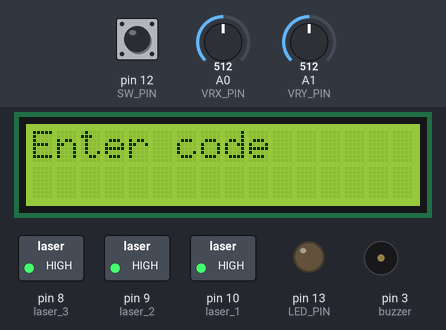
Bench run of a sketch on a simulated Arduino Uno, built with avr-gcc and run on an emulated ATmega328P. On the bench: 16×2 character LCD, switched loads named in the sketch (green lamp = pin HIGH), output pins drawn as LEDs (lit = HIGH), buzzer (waves = sounding). The inputs (shaded band) are chosen by the test bench; at power-on: A1 (VRY_PIN) = 512, A0 (VRX_PIN) = 512, pin 12 (SW_PIN) HIGH. What the sketch prints to the serial monitor is not drawn.

Above: at 1.3 s.
1.4 s: A1 (VRY_PIN) set to 375
2.9 s: A1 (VRY_PIN) set to 343
At 3.8 s:
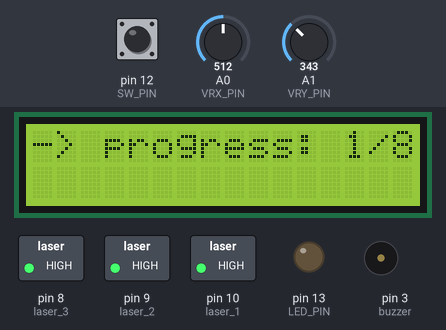
At 5.7 s:
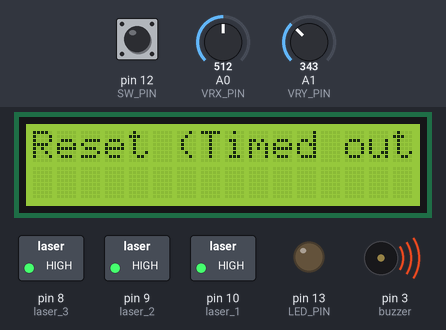
5.9 s: A0 (VRX_PIN) set to 667
7.4 s: A0 (VRX_PIN) set to 699
At 9.7 s:
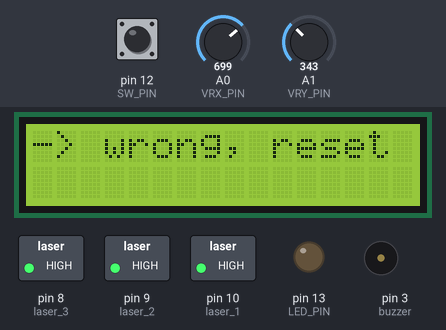
Timing chart, 0 to 10.8 s (numbered marks = the images above; inputs shaded):
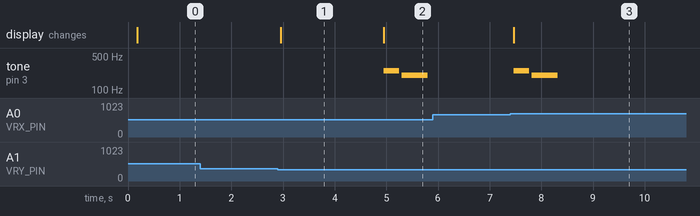

The sketch:

konami_code_joystick.ino
```cpp
// Konami Code detector: Up, Up, Down, Down, Left, Right, Left, Right
// Joystick: VRx -> A0, VRy -> A1
// (SW pin is optional here -- included as a manual "reset progress" button)
#include <LiquidCrystal_I2C.h>
#include <Wire.h>
LiquidCrystal_I2C lcd(0x27, 16, 2);
const int VRX_PIN = A0;
const int VRY_PIN = A1;
const int SW_PIN  = 12;
const int buzzer = 3;
const int laser_1 = 10;
const int laser_2 = 9;
const int laser_3 = 8;

const int LED_PIN = LED_BUILTIN; // flashes on a successful entry, no extra wiring needed

int joyCenterX = 512;
int joyCenterY = 512;
const int JOY_DEADZONE = 150;

const unsigned long INPUT_TIMEOUT_MS = 2000; // reset progress if you pause too long
const unsigned long DEBOUNCE_MS = 30;        // ignores tiny analog jitter near the threshold

enum Dir { DIR_NONE, DIR_UP, DIR_DOWN, DIR_LEFT, DIR_RIGHT };

const Dir KONAMI_SEQUENCE[] = {
  DIR_UP, DIR_UP, DIR_DOWN, DIR_DOWN, DIR_LEFT, DIR_RIGHT, DIR_LEFT, DIR_RIGHT
};
const int SEQUENCE_LEN = sizeof(KONAMI_SEQUENCE) / sizeof(KONAMI_SEQUENCE[0]);

int matchIndex = 0;
Dir lastDir = DIR_NONE;          // last direction we already counted as an "event"
Dir lastStableReading = DIR_NONE; // for simple debounce
unsigned long lastReadingChangeTime = 0;
unsigned long lastInputTime = 0;

void setup() {
  Serial.begin(9600);
  lcd.init();
  lcd.backlight();
  lcd.setCursor(0, 0);
  pinMode(SW_PIN, INPUT_PULLUP);
  pinMode(LED_PIN, OUTPUT);
  digitalWrite(LED_PIN, LOW);
  pinMode(buzzer, OUTPUT);
  pinMode(laser_1, OUTPUT);
  pinMode(laser_2, OUTPUT);
  pinMode(laser_3, OUTPUT);
  digitalWrite(laser_1, HIGH);
  digitalWrite(laser_2, HIGH);
  digitalWrite(laser_3, HIGH);


  calibrateJoystick();

  Serial.println("Konami code detector ready.");
  lcd.print("Enter code");
}

void loop() {
  // Manual reset button, handy for testing
  if (digitalRead(SW_PIN) == LOW) {
    resetProgress("Manual reset");
    delay(200); // crude debounce, fine for a reset button
  }

  Dir reading = readJoystickDirection();

  // Simple debounce: only trust a reading once it's held steady briefly
  if (reading != lastStableReading) {
    lastReadingChangeTime = millis();
    lastStableReading = reading;
  }
  bool stable = (millis() - lastReadingChangeTime) > DEBOUNCE_MS;

  if (stable && reading != lastDir) {
    lastDir = reading;
    if (reading != DIR_NONE) {
      onDirectionEntered(reading);
    }
  }

  // Timed out waiting for the next input in the sequence
  if (matchIndex > 0 && (millis() - lastInputTime) > INPUT_TIMEOUT_MS) {
    resetProgress("Timed out");
  }
}

Dir readJoystickDirection() {
  int rx = analogRead(VRX_PIN);
  int ry = analogRead(VRY_PIN);

  int dx = rx - joyCenterX;
  int dy = ry - joyCenterY;

  // If directions feel swapped/inverted on your hardware, swap rx/ry above,
  // or flip the comparison signs below.
  if (abs(dx) > abs(dy)) {
    if (dx > JOY_DEADZONE) return DIR_RIGHT;
    if (dx < -JOY_DEADZONE) return DIR_LEFT;
  } else {
    if (dy > JOY_DEADZONE) return DIR_DOWN;
    if (dy < -JOY_DEADZONE) return DIR_UP;
  }
  return DIR_NONE;
}
void IncorrectBuzzer() {
  tone(buzzer, 250, 300); // Play a low 250Hz tone for 300ms
  delay(350);                 // Wait for it to finish + a tiny pause

  tone(buzzer, 200, 500); // Play an even lower 200Hz tone for 500ms
  delay(500);
}
void SuccessSound() {
  // A rapid, cheerful rising chord (C5 -> E5 -> G5 -> C6)

  tone(buzzer, 523, 100);  // Play C5 for 100ms
  delay(120);                  // Wait for the note to finish + a tiny gap

  tone(buzzer, 659, 100);  // Play E5 for 100ms
  delay(120);

  tone(buzzer, 784, 100);  // Play G5 for 100ms
  delay(120);

  tone(buzzer, 1047, 250); // Play high C6 for 250ms (the big finish!)
  delay(270);
}

void onDirectionEntered(Dir d) {
  lastInputTime = millis();
  Serial.print("Input: ");
  Serial.println(dirName(d));
  lcd.clear();
  lcd.print("Input: ");
  lcd.print(dirName(d));

  if (d == KONAMI_SEQUENCE[matchIndex]) {
    matchIndex++;
    Serial.print("  -> progress: ");
    Serial.print(matchIndex);
    Serial.print("/");
    Serial.println(SEQUENCE_LEN);
    lcd.clear();
    lcd.print("-> progress: ");
    lcd.print(matchIndex);
    lcd.print("/");
    lcd.println(SEQUENCE_LEN);

    if (matchIndex >= SEQUENCE_LEN) {
      onKonamiCodeSuccess();
    }
  } else {
    // Wrong input -- but it might be the correct START of a new attempt,
    // so check that instead of just resetting to zero blindly.
    if (d == KONAMI_SEQUENCE[0]) {
      matchIndex = 1;
      Serial.println("  -> wrong, but restarting sequence from this input (1/8)");
      lcd.clear();
      lcd.println("  -> wrong, but restarting sequence from this input (1/8)");
    } else {
      matchIndex = 0;
      Serial.println("  -> wrong, sequence reset");
      lcd.clear();
      lcd.println("-> wrong, reset");
      IncorrectBuzzer();

    }
  }
}

void onKonamiCodeSuccess() {
  Serial.println("*** KONAMI CODE ENTERED! ***");
  lcd.clear();
  lcd.println("*** KONAMI CODE ENTERED! ***");
  for (int i = 0; i < 6; i++) {
    digitalWrite(LED_PIN, HIGH);
    delay(100);
    digitalWrite(LED_PIN, LOW);
    delay(100);
  }
  matchIndex = 0;
  digitalWrite(laser_1, LOW);
  digitalWrite(laser_2, LOW);
  digitalWrite(laser_3, LOW);
  SuccessSound();
}

void resetProgress(const char* reason) {
  if (matchIndex != 0) {
    Serial.print("Progress reset (");
    Serial.print(reason);
    Serial.println(")");
    lcd.clear();
    lcd.print("Reset (");
    lcd.print(reason);
    lcd.println(")");
    IncorrectBuzzer();

  }
  matchIndex = 0;
}

const char* dirName(Dir d) {
  switch (d) {
    case DIR_UP:    return "UP";
    case DIR_DOWN:  return "DOWN";
    case DIR_LEFT:  return "LEFT";
    case DIR_RIGHT: return "RIGHT";
    default:        return "NONE";
  }
}

// Reads the joystick's resting position a few times at boot and uses that as
// "center" instead of assuming a hardcoded 512. Don't touch the stick while
// this runs (right at power-on / reset).
void calibrateJoystick() {
  long sumX = 0, sumY = 0;
  const int samples = 20;
  for (int i = 0; i < samples; i++) {
    sumX += analogRead(VRX_PIN);
    sumY += analogRead(VRY_PIN);
    delay(5);
  }
  joyCenterX = sumX / samples;
  joyCenterY = sumY / samples;

  Serial.print("Joystick calibrated. Center X=");
  Serial.print(joyCenterX);
  Serial.print(" Y=");
  Serial.println(joyCenterY);
}
```

Measured:
- the behaviour switches between 362 and 361 on A1 (VRY_PIN) (found by bisection; images 0 and 1)
- the behaviour switches between 681 and 682 on A0 (VRX_PIN) (found by bisection; images 2 and 3)
- after the input at 1.4 s, every drawn part: stays the same
- after the input at 2.9 s, tone on pin 3 (buzzer): silent → 250 Hz after 2.1 s, → silent 0.30 s later, → 200 Hz 0.05 s later, → silent 0.50 s later; the display: changes after 0.06 s (image 1)
- after the input at 5.9 s, every drawn part: stays the same
- after the input at 7.4 s, tone on pin 3 (buzzer): silent → 250 Hz after 0.06 s, → silent 0.30 s later, → 200 Hz 0.05 s later, → silent 0.50 s later; the display: changes after 0.06 s (image 3)
- what the display in image 1 shows lasts 2.0 s, from 3.0 s to 5.0 s
